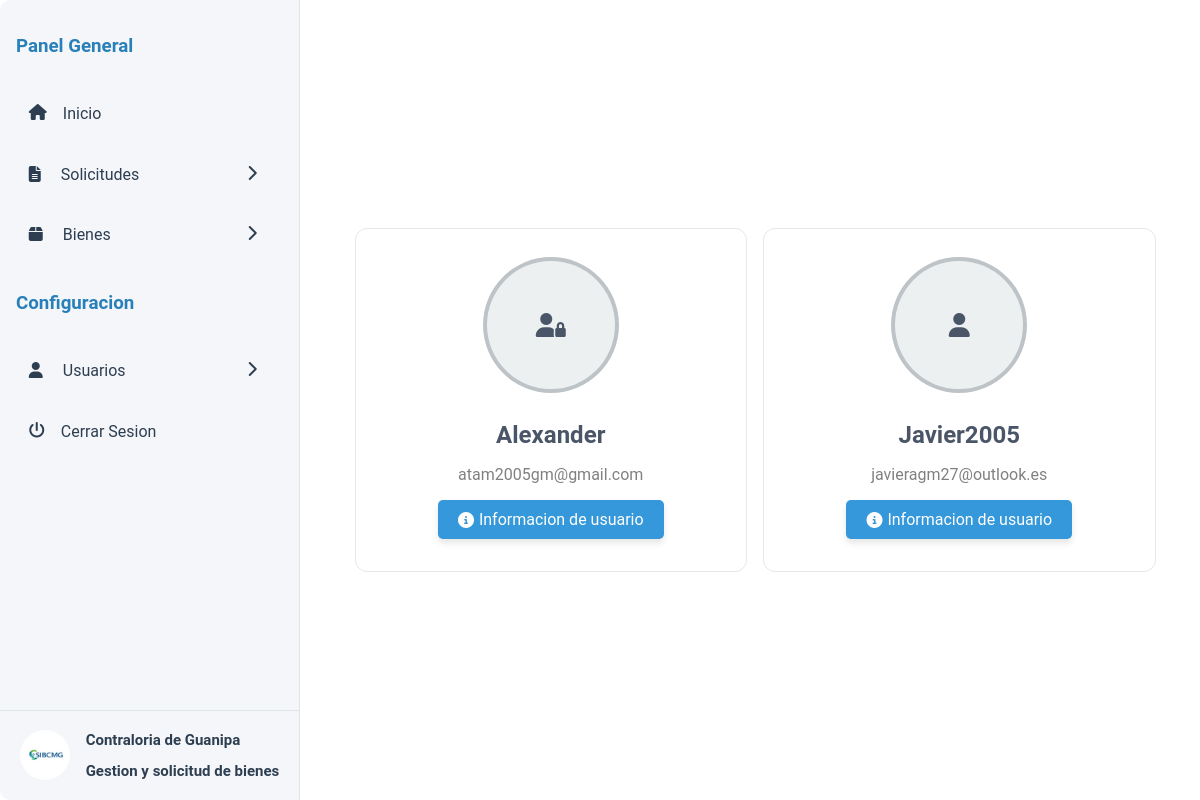
Screenshot of /administrar-usuarios.php (signed in) with the database file from the repository.
### tables this page shows
CREATE TABLE `usuario` (
  `n_dependencia` int(11) NOT NULL,
  `nombre_dependencia` varchar(100) NOT NULL,
  `contrasena` varchar(100) NOT NULL,
  `username` varchar(100) NOT NULL,
  `nombre` varchar(100) NOT NULL,
  `apellido` varchar(100) NOT NULL,
  `correo` varchar(100) NOT NULL,
  `cedula` int(11) NOT NULL,
  `admin` tinyint(1) NOT NULL
);

### src/administrar-usuarios.php (the view, shortened to what this page needs)
<!DOCTYPE html>
<html lang="en">
<head>
    <link rel="stylesheet" href="css/gestion-usuarios.css">
    <link href="assets/fontawesome-free-6.7.2-web/css/all.css" rel="stylesheet" />
</head>
<body>
    <div class="container">
        <?php include 'assets/include/menu.php';?>
        <main class="main">
        <div class="card-container">
        <?php foreach ($conn->query('SELECT * from usuario') as $row): ?>
            <div class="card">
                <?php echo $row['admin'] >=1 ?
                '<span class="card__avatar"><i class="fa-solid fa-user-lock"></i></span>' :
                '<span class="card__avatar"><i class="fa-solid fa-user card__img"></i></span>'?>
                <div class="card__body">
                    <h1 class="card__body-username"><?php echo $row['username'];?></h1>
                    <span class="card__body-rolename"><?php echo $row['correo'];?></span>
                </div>
                <div class="card__actions">
                    <a href='account/email.php?id=<?php echo $row["n_dependencia"]?>' class="actions__button">
                        <i class="fa-solid fa-circle-info"></i>
                        <span class="mx-1">Informacion de usuario</span>
                    </a>
                </div>
            </div>
        <?php endforeach; ?>
        </main>
    </div>
</body>
</html>

### src/css/gestion-usuarios.css (style rules this page uses)
:root { --primary-color: #2d3436; --secondary-color: #b2bec3; --tertiary-color: #F9F7F7; --menu-color: #f5f6fa; --menu-color-secondary: #2d3436; }
* { box-sizing: border-box; list-style: none; text-decoration: none; }
body { margin: 0; padding: 0; display: flex; background: white; height: 100vh; font-family: 'Roboto', sans-serif; font-size: 16px; }
.container { width: 100%; height: 100vh; background: white; display: grid; grid-template-areas: "menu main" ; grid-template-columns: 300px 1fr; gap: 10px; }
.main { grid-area: main; display: flex; overflow-y: auto; }
.card-container { display: grid; gap: 1em; margin-bottom: 1em; grid-template-columns: repeat(auto-fill, minmax(300px, 1fr)); width: 90%; margin: auto; }
.card { display: flex; flex-direction: column; align-items: center; justify-content: center; padding: 32px; background: rgb(255 255 255 / var(--tw-bg-opacity, 1)); border: 1px solid #e5e7eb; border-radius: 12px; cursor: pointer; }
.card__avatar { width: 128px; height: 128px; border-radius: 50%; box-shadow: 0 0 0 4px #bdc3c7; background: #ecf0f1; display: flex; justify-content: center; align-items: center; }
.card__avatar i { font-size: 24px; color: #4a5568; }
.card__body { padding: 1rem; text-align: center; }
.card__body-username { font-size: 24px; text-transform: capitalize; font-weight: 600; word-spacing: -0.025em; color: #4a5568; }
.card__body-rolename { color: gray; }
.card__actions { width: 100%; display: flex; justify-content: center; }
.actions__button { display: flex; align-items: center; background-color: #3498db; gap: 5px; color: white; border: none; border-radius: 5px; padding: 10px 20px; font-size: 16px; cursor: pointer; box-shadow: 0 4px 6px rgba(0, 0, 0, 0.1); transition: background-color 0.3s ease, box-shadow 0.3s ease; text-decoration: none; }

### src/assets/include/menu.php (style rules this page uses)
:root { --menu-color: #f5f6fa; --menu-color-secondary: #2c3e50; }
* { box-sizing: border-box; }

### rows the page displays
usuario: admin 1 (drawn), username "Alexander", correo "atam2005gm@gmail.com"
usuario: admin 0 (drawn), username "Javier2005", correo "javieragm27@outlook.es"
